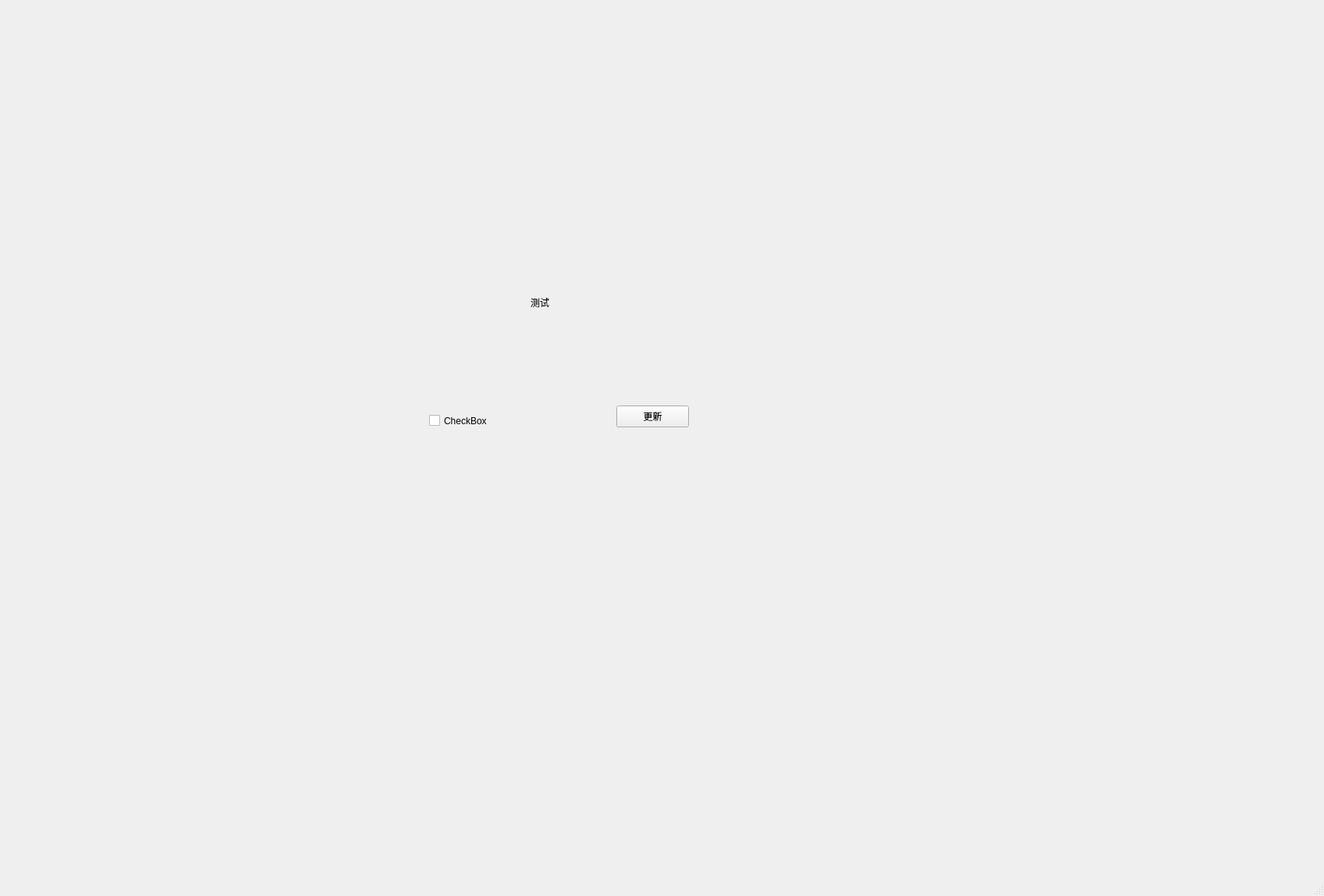
<?xml version="1.0" encoding="UTF-8"?>
<ui version="4.0">
 <class>MainWindow</class>
 <widget class="QMainWindow" name="MainWindow">
  <property name="geometry">
   <rect>
    <x>0</x>
    <y>0</y>
    <width>1697</width>
    <height>1149</height>
   </rect>
  </property>
  <property name="windowTitle">
   <string>MainWindow</string>
  </property>
  <widget class="QWidget" name="centralwidget">
   <widget class="QLabel" name="label">
    <property name="geometry">
     <rect>
      <x>680</x>
      <y>380</y>
      <width>72</width>
      <height>15</height>
     </rect>
    </property>
    <property name="text">
     <string>测试</string>
    </property>
   </widget>
   <widget class="QCheckBox" name="checkBox">
    <property name="geometry">
     <rect>
      <x>550</x>
      <y>530</y>
      <width>91</width>
      <height>19</height>
     </rect>
    </property>
    <property name="text">
     <string>CheckBox</string>
    </property>
   </widget>
   <widget class="QPushButton" name="pushButton">
    <property name="geometry">
     <rect>
      <x>790</x>
      <y>520</y>
      <width>93</width>
      <height>28</height>
     </rect>
    </property>
    <property name="text">
     <string>更新</string>
    </property>
   </widget>
  </widget>
  <widget class="QMenuBar" name="menubar">
   <property name="geometry">
    <rect>
     <x>0</x>
     <y>0</y>
     <width>1697</width>
     <height>26</height>
    </rect>
   </property>
  </widget>
  <widget class="QStatusBar" name="statusbar"/>
 </widget>
 <resources/>
 <connections/>
</ui>
